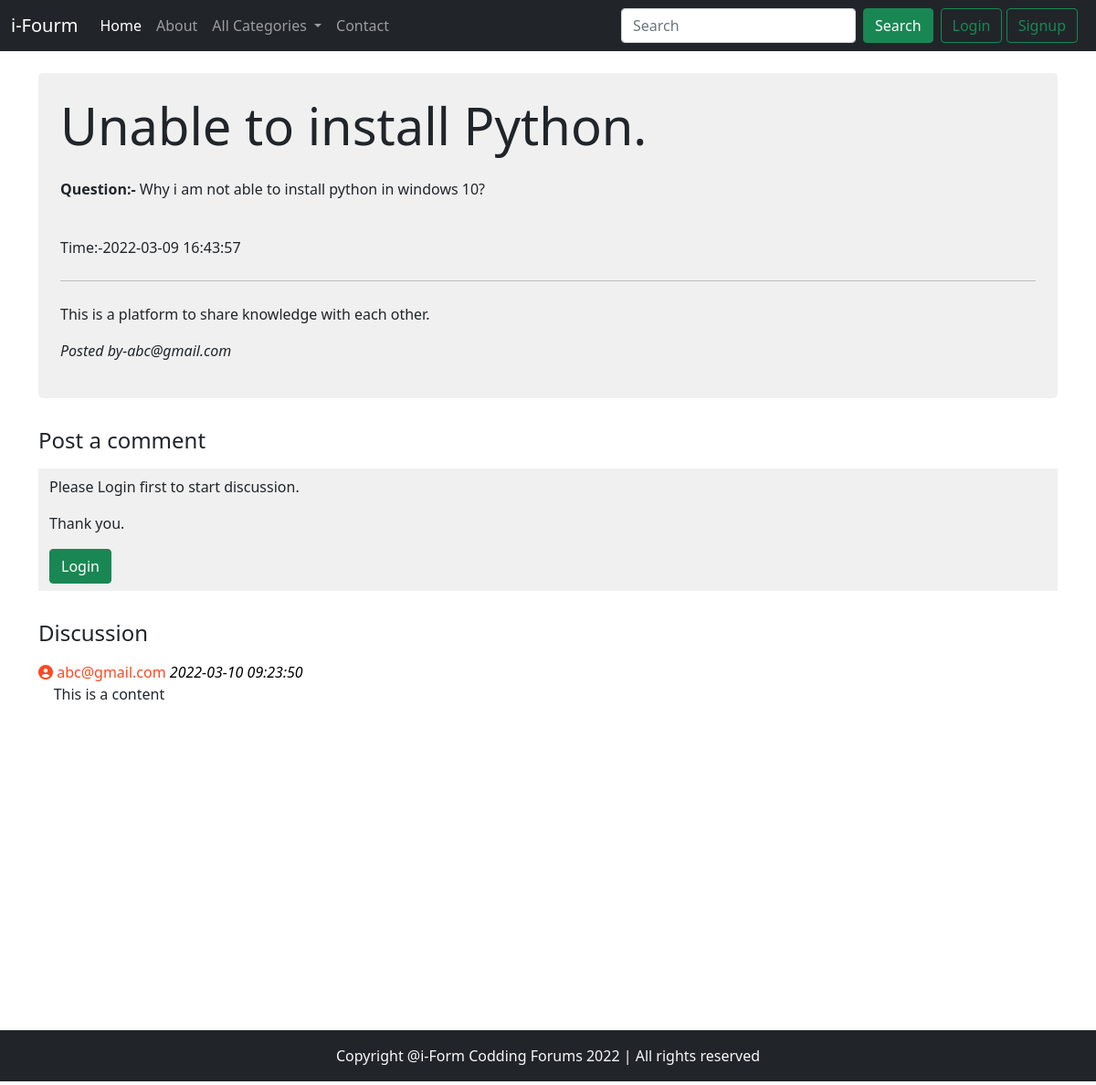
The app's page /thread.php?threadid=1 with its own data.
### tables this page shows
CREATE TABLE `threads` (
  `threads_id` int(10) NOT NULL,
  `threads_title` varchar(255) NOT NULL,
  `threads_desc` text NOT NULL,
  `threads_cat_id` int(20) NOT NULL,
  `threads_user_id` int(20) NOT NULL,
  `timestamp` datetime NOT NULL DEFAULT current_timestamp()
);

CREATE TABLE `users` (
  `user_id` int(10) NOT NULL,
  `user_email` varchar(20) NOT NULL,
  `user_pass` varchar(255) NOT NULL,
  `timestamo` datetime NOT NULL DEFAULT current_timestamp()
);

CREATE TABLE `comments` (
  `comment_id` int(10) NOT NULL,
  `comment_content` text NOT NULL,
  `thread_id` int(10) NOT NULL,
  `time` datetime NOT NULL DEFAULT current_timestamp(),
  `comment_by` int(20) NOT NULL
);

### thread.php (the view, shortened to what this page needs)
<!doctype html>
<html lang="en">
<head>
    <link href="https://cdn.jsdelivr.net/npm/bootstrap@5.1.3/dist/css/bootstrap.min.css" rel="stylesheet">
    <link rel="stylesheet" href="https://cdnjs.cloudflare.com/ajax/libs/font-awesome/6.0.0/css/all.min.css" />
</head>
<body>
    <?php
    include('../forum/partial/_header.php');
    ?>
    <?php
    $threadid = $_GET['threadid'];
    $sql = "SELECT * FROM `threads` WHERE threads_id =$threadid";
    $result = mysqli_query($con, $sql);
    while ($row = mysqli_fetch_assoc($result)) {
        $threadsTitle = $row['threads_title'];
        $threadsDesc = $row['threads_desc'];
        $timestamp = $row['timestamp'];
        $comment_by = $row['threads_user_id'];
        $sql2 = "SELECT `user_email` FROM users WHERE user_id='$comment_by'";
        $result2 = mysqli_query($con, $sql2);
        $row2 = mysqli_fetch_assoc($result2);
        $postedBy = $row2['user_email'];
        echo '
                <div class="container my-4">
                    <div class="p-4 shadow-4 rounded-3" style="background-color: hsl(0, 0%, 94%);">
                    <h2 class="display-4">' . $threadsTitle . '</h2>
                    <p class="pt-3">
                      <b>Question:- </b>' . $threadsDesc . '
                    </p><br>
                    Time:-' . $timestamp . '
                     <hr class="my-4" />
                    <p>
                         This is a platform to share knowledge with each other.
                    </p>
                    <p><em>
                    Posted by-' . $postedBy . '
                    </em>
                    </p>
                    </div>
                </div>
                ';
    }
    ?>
    <div class="container">
        <h4 class="py-2">Post a comment</h4>
        <?php
        if (isset($_SESSION['loggedin']) && $_SESSION['loggedin'] == true) {
            echo '
                <div class="jumbotron jumbotron-fluid" style="background-color: hsl(0, 0%, 94%);">
            <div class="container">
                <form class="py-2" action="' . $_SERVER['REQUEST_URI'] . '" method="POST">
                    <div class="form-group py-2">
                        <label for="exampleInputEmail1">Type your comment</label>
                        <textarea class="form-control" id="comment" name="comment" rows="3"></textarea>
                        <input type="hidden" name="user_id" value="' . $_SESSION["user_id"] . '">
                    </div>
                    <button type="submit" class="btn btn-success">Post Comment</button>
                </form>
            </div>
        </div>';
        } else {
            echo '<div class="jumbotron jumbotron-fluid" style="background-color: hsl(0, 0%, 94%);">
            <div class="container">
                <div class="">
                    <p class="pt-2">Please Login first to start discussion.</p>
                    <p>Thank you.</p>
                </div>
                <button type="submit" class="btn btn-success mb-2">Login</button>
        </div>
    </div>';
        }
        ?>
    </div>
    <div class="container my-4" id="ques">
        <h4 class="py-2">Discussion</h4>
        <?php
        $threadid = $_GET['threadid'];
        $sql = "SELECT * FROM `comments` WHERE thread_id=$threadid";
        $result = mysqli_query($con, $sql);
        while ($row = mysqli_fetch_assoc($result)) {
            $comment_content = $row['comment_content'];
            $time = $row['time'];
            $comment_by = $row['comment_by'];
            $sql2 = "SELECT `user_email` FROM users WHERE user_id='$comment_by'";
            $result2 = mysqli_query($con, $sql2);
            $row2 = mysqli_fetch_assoc($result2);
            echo '
                        <div class="media">
                            <div class="media-body">
                                <p class="font-weight-bold my-0 userName"><i class="fa fa-user-circle" aria-hidden="true"></i> ' . $row2['user_email'] . ' <i id="user">' . $time . '</i></p>
                                &nbsp;&nbsp;&nbsp;&nbsp' .  $comment_content . '
                            </div>
                        </div>
                        ';
        }
        ?>
    </div>
    <?php
    include('../forum/partial/_footer.php');
    ?>
</body>
</html>

### thread.php (style rules this page uses)
#ques { min-height: 433px; }
.userName { color: #FC4922; }
#user { color: black; text-decoration: none; }

### records on screen
threads: threads_title "Unable to install Python.", threads_desc "Why i am not able to install python in windows 10?", timestamp "2022-03-09 16:43:57", users.user_email "abc@gmail.com"
comments: users.user_email "abc@gmail.com", time "2022-03-10 09:23:50", comment_content "This is a content"
